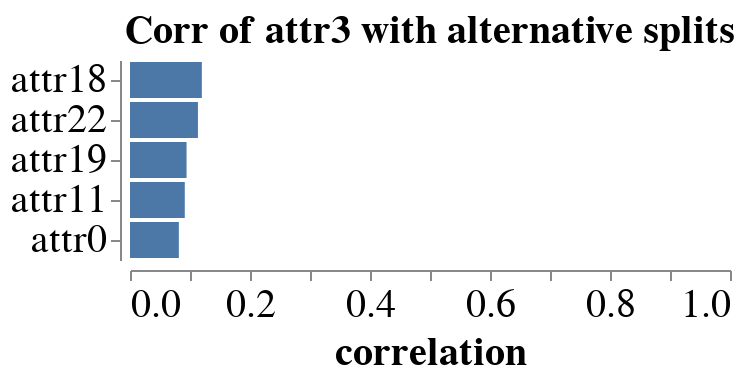

Source (notebook cell):
### Code cell
vistree.get_node(3).plot_feature_correlations(attribute_df)

### Figure 1 — Vega-Lite specification as saved in the notebook (floating-point values rounded to 4 significant figures)
{"config": {"view": {"continuousWidth": 300, "continuousHeight": 300, "strokeWidth": 0}, "axis": {"grid": false, "labelFontSize": 20, "offset": 5, "titleFontSize": 20}, "legend": {"labelFontSize": 20, "titleFontSize": 20}, "title": {"fontSize": 20}}, "data": {"name": "data-182dfe6f86197ef74f3c95451538ae02"}, "mark": {"type": "bar"}, "encoding": {"x": {"field": "correlation", "scale": {"domain": [0, 1]}, "type": "quantitative"}, "y": {"field": "index", "sort": {"field": "correlation", "order": "descending"}, "title": null, "type": "nominal"}}, "title": "Corr of attr3 with alternative splits", "$schema": "https://vega.github.io/schema/vega-lite/v5.14.1.json", "datasets": {"data-182dfe6f86197ef74f3c95451538ae02": [{"index": "attr18", "correlation": 0.1197}, {"index": "attr22", "correlation": 0.1132}, {"index": "attr19", "correlation": 0.09426}, {"index": "attr11", "correlation": 0.09132}, {"index": "attr0", "correlation": 0.08141}]}}
